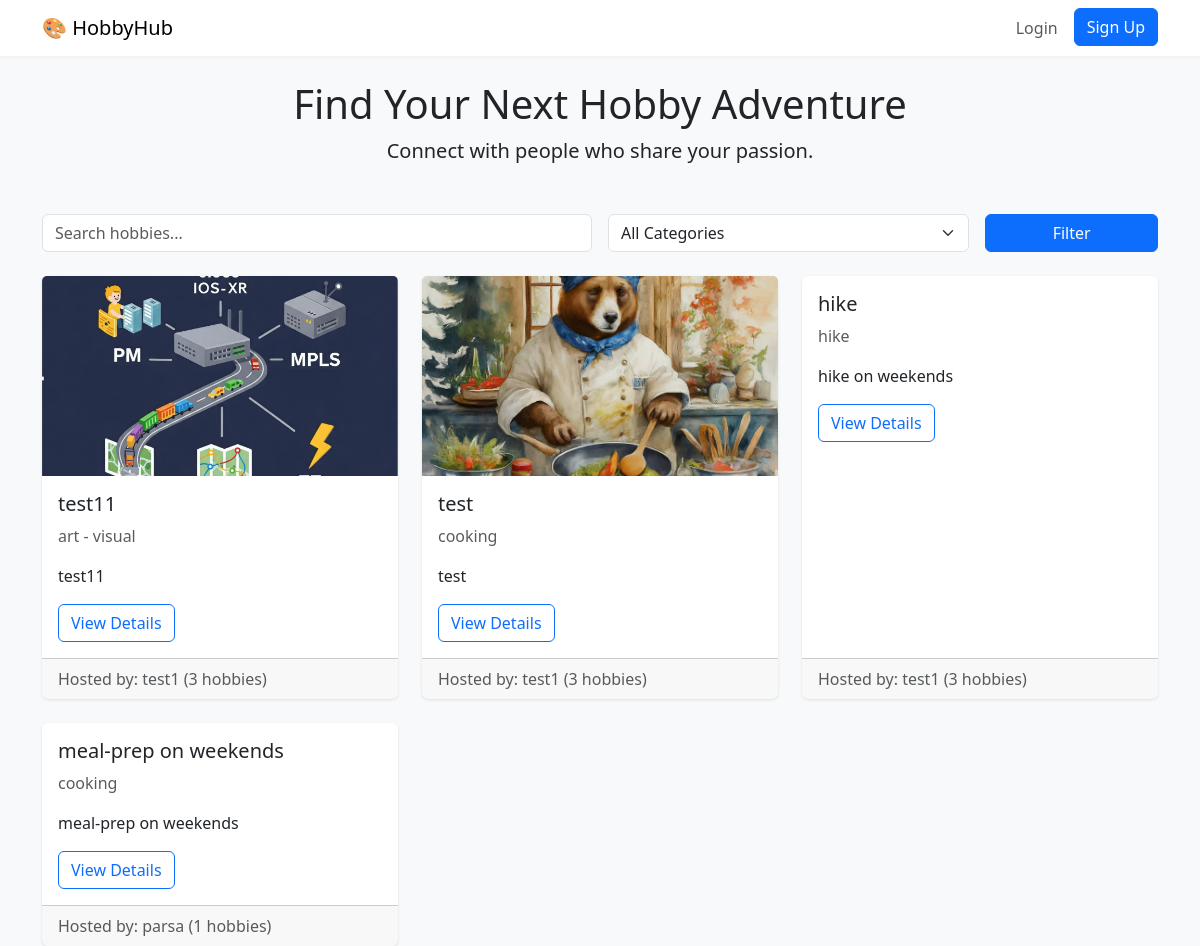
The page / on the database its author committed.
### core/models.py (models this page shows, shortened)
class Hobby(models.Model):
    host = models.ForeignKey(User, on_delete=models.CASCADE, related_name='hosted_hobbies')
    title = models.CharField(max_length=200)
    description = models.TextField()
    image = models.ImageField(upload_to='hobby_images/', blank=True, null=True)
    category = models.ForeignKey(Category, on_delete=models.SET_NULL, null=True)
    tags = models.ManyToManyField(Tag, blank=True)
    max_participants = models.PositiveIntegerField(default=1)
    created_at = models.DateTimeField(auto_now_add=True)
    date = models.DateTimeField(null=True, blank=True)  # <-- Add this line
    place = models.CharField(max_length=255, blank=True)  # <-- Add this line

class Category(models.Model):
    name = models.CharField(max_length=100, unique=True)

### core/views.py (the view)
# urls.py: path('', views.home, name='home'),
def home(request):
    query = request.GET.get('q')
    category_id = request.GET.get('category')
    hobbies = Hobby.objects.all().annotate(host_hobby_count=Count('host__hosted_hobbies')).order_by('-created_at')
    if query:
        hobbies = hobbies.filter(title__icontains=query)
    if category_id:
        hobbies = hobbies.filter(category_id=category_id)
    categories = Category.objects.all()
    context = {'hobbies': hobbies, 'categories': categories}
    return render(request, 'home.html', context)

### core/templates/home.html (shortened to what this page needs)
{% extends 'base.html' %}
{% block content %}
<div class="text-center mb-5">
    <h1>Find Your Next Hobby Adventure</h1>
    <p class="lead">Connect with people who share your passion.</p>
</div>
<form method="get" class="row g-3 mb-4 align-items-center">
    <div class="col-md-6">
        <input type="text" name="q" class="form-control" placeholder="Search hobbies..." value="{{ request.GET.q }}">
    </div>
    <div class="col-md-4">
        <select name="category" class="form-select">
            <option value="">All Categories</option>
        </select>
    </div>
    <div class="col-md-2">
        <button type="submit" class="btn btn-primary w-100">Filter</button>
    </div>
</form>
<div class="row row-cols-1 row-cols-md-3 g-4">
    {% for hobby in hobbies %}
    <div class="col">
        <div class="card h-100">
            {% if hobby.image %}
            <img src="{{ hobby.image.url }}" class="card-img-top" alt="{{ hobby.title }}" style="height: 200px; object-fit: cover;">
            {% endif %}
            <div class="card-body">
                <h5 class="card-title">{{ hobby.title }}</h5>
                <p class="card-text text-muted">{{ hobby.category.name }}</p>
                <p class="card-text">{{ hobby.description|truncatewords:20 }}</p>
                <a href="{% url 'hobby_detail' hobby.id %}" class="btn btn-outline-primary">View Details</a>
            </div>
            <div class="card-footer text-muted">
                Hosted by: {{ hobby.host.username }} ({{ hobby.host_hobby_count }} hobbies)
            </div>
        </div>
    </div>
    {% empty %}
    <p>No hobbies found. Why not <a href="{% url 'create_hobby' %}">post one</a>?</p>
    {% endfor %}
</div>
{% endblock %}

### core/templates/base.html (shortened to what this page needs)
<!doctype html>
<html lang="en">
<head>
    <link href="https://cdn.jsdelivr.net/npm/bootstrap@5.3.2/dist/css/bootstrap.min.css" rel="stylesheet">
</head>
<body>
    <nav class="navbar navbar-expand-lg navbar-light bg-white mb-4">
        <div class="container">
            <a class="navbar-brand" href="{% url 'home' %}">🎨 HobbyHub</a>
            <div class="collapse navbar-collapse">
                <ul class="navbar-nav ms-auto">
                    {% if user.is_authenticated %}
                        <li class="nav-item"><a class="nav-link" href="{% url 'profile' %}">Profile</a></li>
                        <li class="nav-item"><a class="nav-link" href="{% url 'create_hobby' %}">Post Hobby</a></li>
                        <li class="nav-item"><a class="nav-link" href="{% url 'logout' %}">Logout</a></li>
                    {% else %}
                        <li class="nav-item"><a class="nav-link" href="{% url 'login' %}">Login</a></li>
                        <li class="nav-item"><a class="btn btn-primary ms-2" href="{% url 'signup' %}">Sign Up</a></li>
                    {% endif %}
                </ul>
            </div>
        </div>
    </nav>
    <main class="container">
        {% block content %}{% endblock %}
    </main>
</body>
</html>

### core/templates/base.html (style rules this page uses)
body { background-color: #f8f9fa; }
.navbar { box-shadow: 0 2px 4px rgba(0,0,0,.04); }
.card { border: none; box-shadow: 0 1px 3px rgba(0,0,0,.1); }

### rows shown on the page
Hobby: image (picture), title "test11", category.name "art - visual", description "test11", host.username "test1", host_hobby_count "3"
Hobby: image (picture), title "test", category.name "cooking", description "test", host.username "test1", host_hobby_count "3"
Hobby: title "hike", category.name "hike", description "hike on weekends", host.username "test1", host_hobby_count "3"
Hobby: title "meal-prep on weekends", category.name "cooking", description "meal-prep on weekends", host.username "parsa", host_hobby_count "1"
